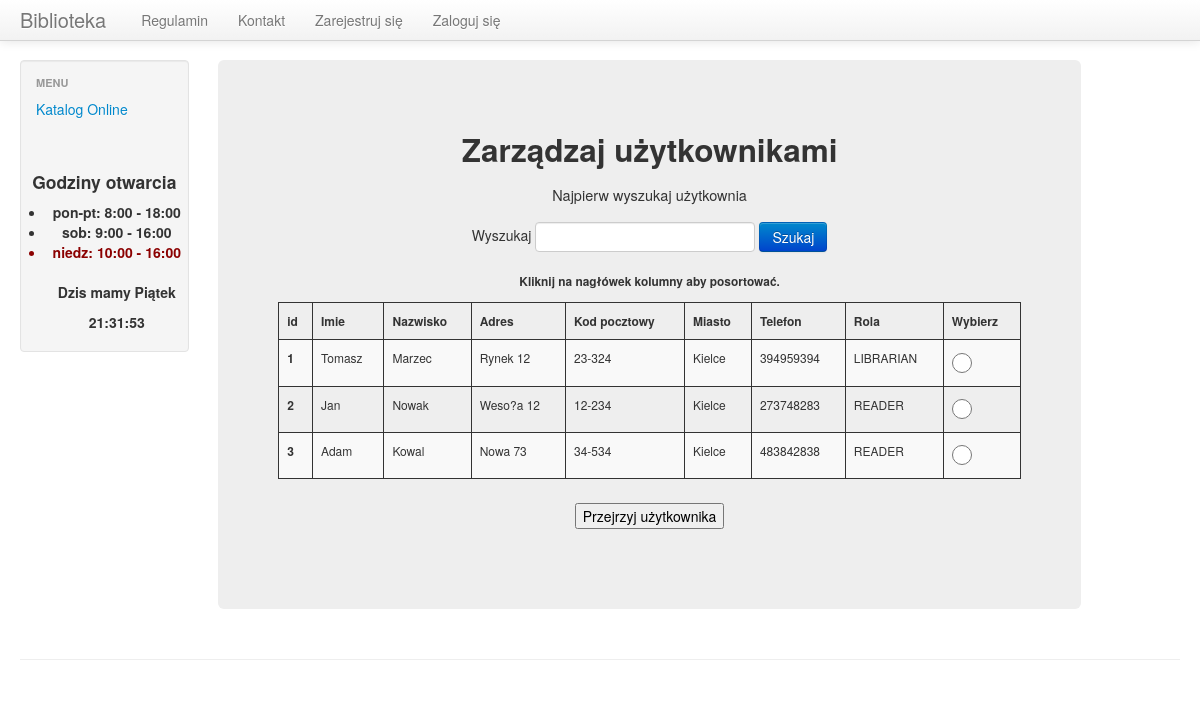
Page /lib_manage_users_menu_page_search.php on the committed database.
### tables this page shows
CREATE TABLE `user` (
  `id` int(11) NOT NULL,
  `user` varchar(100) NOT NULL,
  `pass` varchar(500) NOT NULL,
  `view` varchar(100) NOT NULL,
  `name` varchar(100) NOT NULL,
  `surname` varchar(200) NOT NULL,
  `address` varchar(200) NOT NULL,
  `post_code` varchar(6) NOT NULL,
  `city` varchar(100) NOT NULL,
  `phone` varchar(29) NOT NULL
);

### lib_manage_users_menu_page_search.php (the view, shortened to what this page needs)
<?php
include "/templ_scripts/before_content_template.php";
$search = htmlspecialchars($_GET['search']);
$query = "SELECT name, surname, address, post_code, city, phone, view, id
          FROM user
          WHERE name LIKE '%{$search}%'
             OR surname LIKE '%{$search}%'
             OR address LIKE '%{$search}%'
             OR city LIKE '%{$search}%'
             OR phone LIKE '%{$search}%'
             OR CONCAT(name,' ',surname) LIKE '%{$search}%'
          ";
echo '
        <div class="span9">
            <div class="hero-unit text-center">
                <h2>Zarządzaj użytkownikami</h2>
                <p>Najpierw wyszukaj użytkownia</p>
                <form class="form-inline" action="lib_manage_users_menu_page_search.php" method="GET">
                <label class="mr-sm-2" for="search_label">Wyszukaj</label>
                <input type="text" id="search_label" name="search" required="">
                <button type="submit" class="btn btn-primary">Szukaj</button>
                </form>
            <form action="lib_manage_users_menu_page_result.php" method="GET">
                <h6>Kliknij na nagłówek kolumny aby posortować.</h6>
                    <table class="table table-striped sortable text-center">
                        <thead>
                        <tr>
                            <th scope="col">id</th>
                            <th scope="col">Imie</th>
                            <th scope="col">Nazwisko</th>
                            <th scope="col">Adres</th>
                            <th scope="col">Kod pocztowy</th>
                            <th scope="col">Miasto</th>
                            <th scope="col">Telefon</th>
                            <th scope="col">Rola</th>
                            <th scope="col">Wybierz</th>
                        </tr>
                        </thead>
                        <tbody>
';
                $result = mysql_query($query);
                if(!$result) echo 'BLAD zapytania uzytkownikow z bazy!';
                  else
                  {
                        while($row = mysql_fetch_row($result))
                        {
                          echo '<tr>';
                          echo '<th scope="row">'.$row[7].'</th>';
                          echo '<td>'.$row[0].'</td>';
                          echo '<td>'.$row[1].'</td>';
                          echo '<td>'.$row[2].'</td>';
                          echo '<td>'.$row[3].'</td>';
                          echo '<td>'.$row[4].'</td>';
                          echo '<td>'.$row[5].'</td>';
                          echo '<td>'.$row[6].'</td>';
                          echo '<td>
                                  <label><input type="radio" name="user_id" value="'.$row[7].'"></label>
                                </td>';
                        };
                  }
echo '
                  </tbody>
                  </table>
                  <input type="submit" value="Przejrzyj użytkownika">
              </form>
            </div>
        </div>
';
include("/templ_scripts/after_content_template.php");
?>

### scripts/style.css (style rules this page uses)
body { padding-top: 60px; padding-bottom: 40px; }
h1, h2, h3, h4, h5, h6 { text-align: center; }
table,th,td,tr { border: 1px solid; }
input[type=radio] { width: 20px; height: 20px; }
thead { font-size: 12px; font-weight: bolder; }
tbody { font-size: 12px; }
.hero-unit { font-size: 14.5px; }

### rows in the picture
user: id "1", name "Tomasz", surname "Marzec", address "Rynek 12", post_code "23-324", city "Kielce", phone "394959394", view "LIBRARIAN"
user: id "2", name "Jan", surname "Nowak", address "Weso?a 12", post_code "12-234", city "Kielce", phone "273748283", view "READER"
user: id "3", name "Adam", surname "Kowal", address "Nowa 73", post_code "34-534", city "Kielce", phone "483842838", view "READER"
